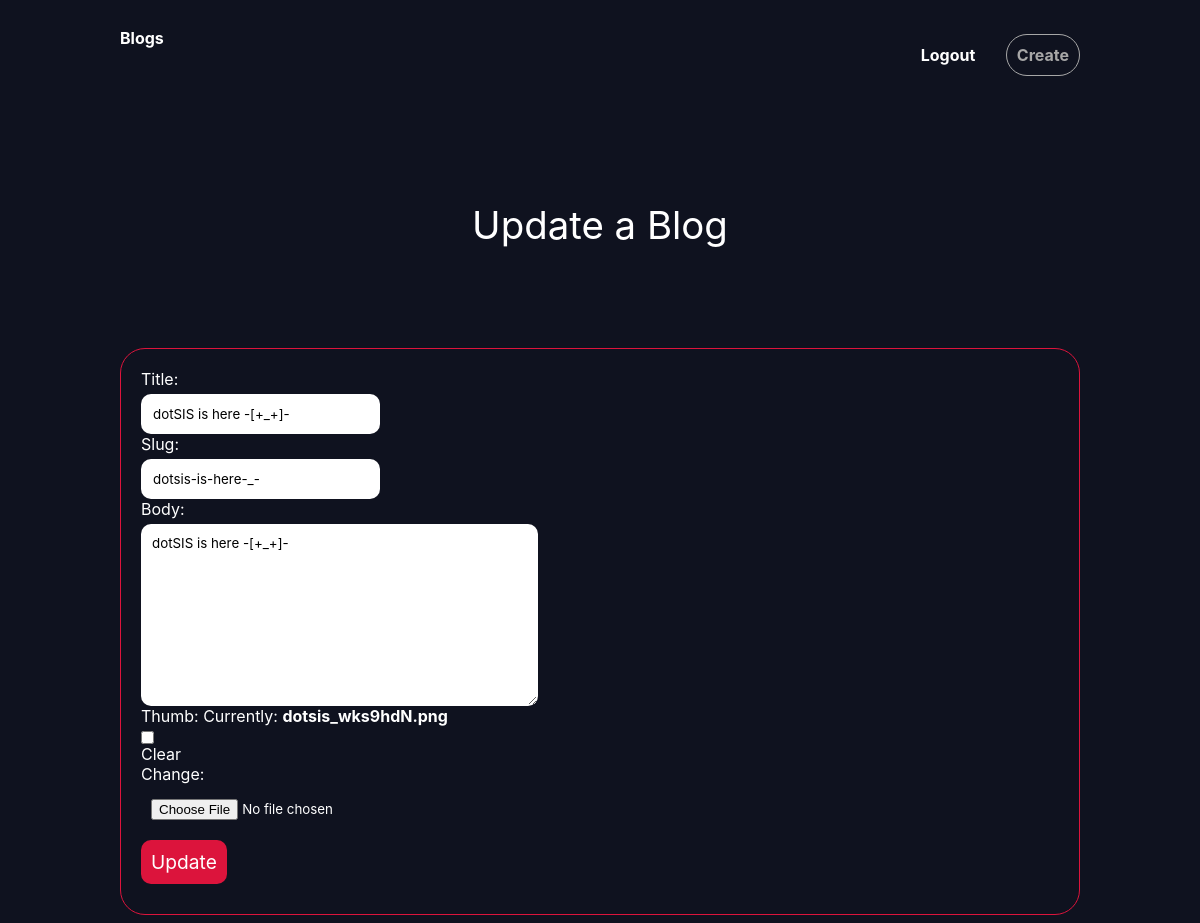
/blogs/update/dotsis-is-here-_-/ (signed in), run on the app's committed database.
### blogs/models.py (models this page shows, shortened)
class Blog(models.Model):
    title = models.CharField(max_length=100)
    slug = models.SlugField()
    body = models.TextField()
    date = models.DateTimeField(auto_now_add=True)
    thumb = models.ImageField(default='default.png', blank=True)
    author = models.ForeignKey(User, default=None, on_delete=models.CASCADE)

### blogs/views.py (the view)
# urls.py: path('update/<slug>/', views.update_blog, name='update'),
@login_required(login_url="/accounts/login/")
def update_blog(request, slug):
    blog = Blog.objects.get(slug=slug)
    if request.method == 'POST':
        form = forms.UpdateBlog(request.POST, request.FILES, instance=blog)
        if form.is_valid():
            form.save()
            return redirect('blogs:blogs')
    else:
        form = forms.UpdateBlog(instance=blog)
        print(blog.author)
    return render(request, 'blogs/update.html', {'blog': blog ,'form': form})

### blogs/forms.py
class UpdateBlog(forms.ModelForm):
    class Meta:
        model = models.Blog
        fields = ['title', 'slug', 'body', 'thumb']

### blogs/templates/blogs/update.html (shortened to what this page needs)
{% extends 'base.html' %}
{% block content %}
    <div class="update-blog">
        <h1>Update a Blog</h1>
        <form action="{% url 'blogs:update' slug=blog.slug %}" class="site-form" method="post" enctype="multipart/form-data">
            {{ form }}
            <input type="submit" value="Update">
        </form>
    </div>
{% endblock %}

### assets/styles.css (style rules this page uses)
body { background-color: #0f121f; color: rgb(255, 255, 255); }
body * { font-family: -apple-system, BlinkMacSystemFont, 'Segoe UI', Roboto, Oxygen, Ubuntu, Cantarell, 'Open Sans', 'Helvetica Neue', sans-serif; }
h1, h2, h3, h4, h5 { font-weight: normal; margin: 0; }
a, a:hover, a:visited { color: rgb(255, 255, 255); font-weight: bold; text-decoration: none; }
div.wrapper h1 { text-align: center; margin: 100px auto; font-size: 2.4em; }
.site-form { margin-top: 60px; border-radius: 25px; border: 1px solid crimson; padding: 20px; }
.site-form input, .site-form textarea { display: block; margin: 5px 0 0 0; padding: 10px; border-radius: 10px; border-color: transparent; }
.site-form input[type=submit] { background: crimson; border: 0; color: #fff; font-size: 1.2em; border-radius: 10px; margin: 10px 0; }

### data on the page
Blog: title "dotSIS is here -[+_+]-", slug "dotsis-is-here-_-", body "dotSIS is here -[+_+]-"
